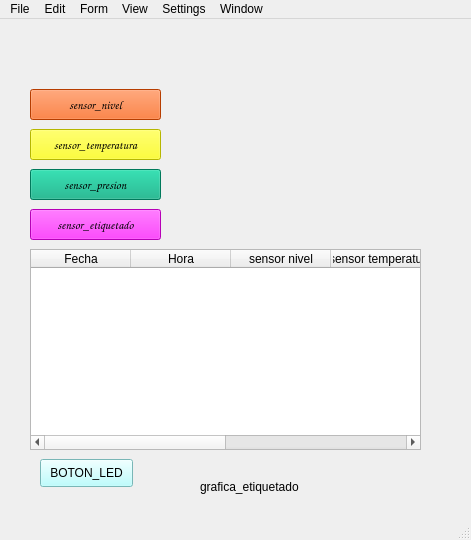
<?xml version="1.0" encoding="UTF-8"?>
<ui version="4.0">
 <class>MainWindow</class>
 <widget class="QMainWindow" name="MainWindow">
  <property name="geometry">
   <rect>
    <x>0</x>
    <y>0</y>
    <width>471</width>
    <height>540</height>
   </rect>
  </property>
  <property name="windowTitle">
   <string>Redes Sensores</string>
  </property>
  <widget class="QWidget" name="centralwidget">
   <widget class="QPushButton" name="sensor_temperatura">
    <property name="geometry">
     <rect>
      <x>30</x>
      <y>110</y>
      <width>131</width>
      <height>31</height>
     </rect>
    </property>
    <property name="font">
     <font>
      <family>Comic Sans MS</family>
     </font>
    </property>
    <property name="styleSheet">
     <string notr="true">background-color: rgb(255, 255, 0);</string>
    </property>
    <property name="text">
     <string>sensor_temperatura</string>
    </property>
   </widget>
   <widget class="QPushButton" name="sensor_presion">
    <property name="geometry">
     <rect>
      <x>30</x>
      <y>150</y>
      <width>131</width>
      <height>31</height>
     </rect>
    </property>
    <property name="font">
     <font>
      <family>Comic Sans MS</family>
     </font>
    </property>
    <property name="styleSheet">
     <string notr="true">alternate-background-color: rgb(0, 170, 127);
background-color: rgb(0, 170, 127);</string>
    </property>
    <property name="text">
     <string>sensor_presion</string>
    </property>
   </widget>
   <widget class="QPushButton" name="sensor_etiquetado">
    <property name="geometry">
     <rect>
      <x>30</x>
      <y>190</y>
      <width>131</width>
      <height>31</height>
     </rect>
    </property>
    <property name="font">
     <font>
      <family>Comic Sans MS</family>
     </font>
    </property>
    <property name="styleSheet">
     <string notr="true">border-right-color: rgb(170, 0, 255);
background-color: rgb(255, 0, 255);
alternate-background-color: rgb(255, 0, 255);</string>
    </property>
    <property name="text">
     <string>sensor_etiquetado</string>
    </property>
   </widget>
   <widget class="QPushButton" name="sensor_nivel">
    <property name="geometry">
     <rect>
      <x>30</x>
      <y>70</y>
      <width>131</width>
      <height>31</height>
     </rect>
    </property>
    <property name="font">
     <font>
      <family>Comic Sans MS</family>
     </font>
    </property>
    <property name="styleSheet">
     <string notr="true">border-top-color: rgb(255, 255, 0);
background-color: rgb(255, 85, 0);</string>
    </property>
    <property name="text">
     <string>sensor_nivel</string>
    </property>
   </widget>
   <widget class="QLabel" name="grafica_temperatura">
    <property name="geometry">
     <rect>
      <x>180</x>
      <y>70</y>
      <width>241</width>
      <height>151</height>
     </rect>
    </property>
    <property name="text">
     <string/>
    </property>
    <property name="pixmap">
     <pixmap resource="images.qrc">:/Tratamiento_imagenes/images/fig_9.jpg</pixmap>
    </property>
    <property name="scaledContents">
     <bool>true</bool>
    </property>
   </widget>
   <widget class="QLabel" name="grafica_etiquetado">
    <property name="geometry">
     <rect>
      <x>200</x>
      <y>460</y>
      <width>101</width>
      <height>16</height>
     </rect>
    </property>
    <property name="text">
     <string>grafica_etiquetado</string>
    </property>
   </widget>
   <widget class="QTableWidget" name="Tabla">
    <property name="geometry">
     <rect>
      <x>30</x>
      <y>230</y>
      <width>391</width>
      <height>201</height>
     </rect>
    </property>
    <column>
     <property name="text">
      <string>Fecha</string>
     </property>
    </column>
    <column>
     <property name="text">
      <string>Hora</string>
     </property>
    </column>
    <column>
     <property name="text">
      <string>sensor nivel</string>
     </property>
    </column>
    <column>
     <property name="text">
      <string>sensor temperatura</string>
     </property>
    </column>
    <column>
     <property name="text">
      <string>sensor presion</string>
     </property>
    </column>
    <column>
     <property name="text">
      <string>sensor etiquetado</string>
     </property>
    </column>
   </widget>
   <widget class="QPushButton" name="BOTON_LED">
    <property name="geometry">
     <rect>
      <x>40</x>
      <y>440</y>
      <width>93</width>
      <height>28</height>
     </rect>
    </property>
    <property name="styleSheet">
     <string notr="true">background-color: rgb(170, 255, 255);</string>
    </property>
    <property name="text">
     <string>BOTON_LED</string>
    </property>
   </widget>
  </widget>
  <widget class="QMenuBar" name="menubar">
   <property name="geometry">
    <rect>
     <x>0</x>
     <y>0</y>
     <width>471</width>
     <height>26</height>
    </rect>
   </property>
   <widget class="QMenu" name="menuFile">
    <property name="title">
     <string>File</string>
    </property>
    <addaction name="actionNew"/>
    <addaction name="actionOpen_File"/>
    <addaction name="separator"/>
    <addaction name="actionSave"/>
    <addaction name="actionSave_as"/>
   </widget>
   <widget class="QMenu" name="menuEdit">
    <property name="title">
     <string>Edit</string>
    </property>
   </widget>
   <widget class="QMenu" name="menuForm">
    <property name="title">
     <string>Form</string>
    </property>
   </widget>
   <widget class="QMenu" name="menuView">
    <property name="title">
     <string>View</string>
    </property>
   </widget>
   <widget class="QMenu" name="menuSettings">
    <property name="title">
     <string>Settings</string>
    </property>
   </widget>
   <widget class="QMenu" name="menuWindow">
    <property name="title">
     <string>Window</string>
    </property>
   </widget>
   <addaction name="menuFile"/>
   <addaction name="menuEdit"/>
   <addaction name="menuForm"/>
   <addaction name="menuView"/>
   <addaction name="menuSettings"/>
   <addaction name="menuWindow"/>
  </widget>
  <widget class="QStatusBar" name="statusbar"/>
  <action name="actionOpen_File">
   <property name="text">
    <string>Open File</string>
   </property>
  </action>
  <action name="actionNew">
   <property name="icon">
    <iconset resource="images.qrc">
     <normaloff>:/Tratamiento_imagenes/images/icono_1.png</normaloff>:/Tratamiento_imagenes/images/icono_1.png</iconset>
   </property>
   <property name="text">
    <string>New</string>
   </property>
  </action>
  <action name="actionSave">
   <property name="text">
    <string>Save</string>
   </property>
  </action>
  <action name="actionSave_as">
   <property name="text">
    <string>Save as</string>
   </property>
  </action>
 </widget>
 <resources>
  <include location="images.qrc"/>
 </resources>
 <connections/>
</ui>
